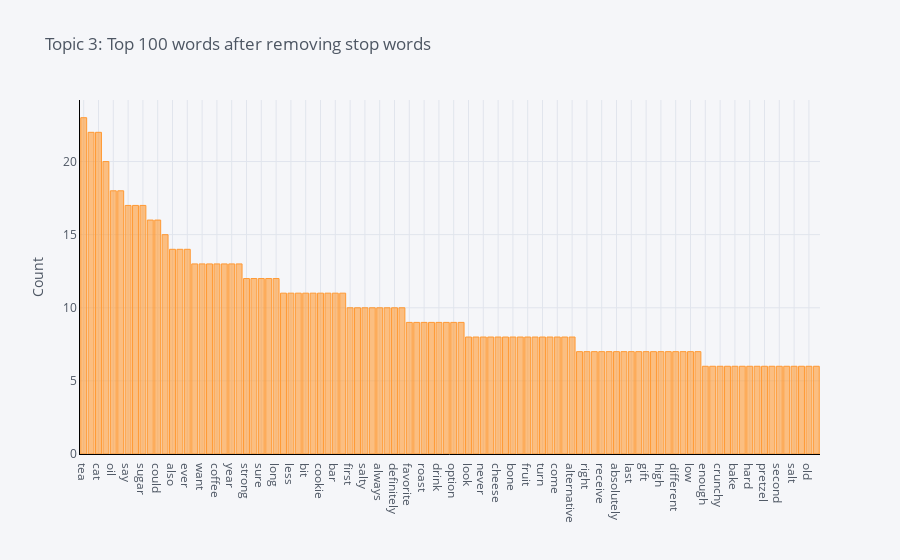

The code cell stored with this chart in its notebook:
### Code cell
plot_model(hdp, plot = 'frequency', topic_num = 'Topic 3')

### Figure 1 — Plotly figure (JSON) as saved in the notebook; plotly's stock layout.template omitted (floating-point values rounded to 4 significant figures)
{"data": [{"marker": {"color": "rgba(255, 153, 51, 0.6)", "line": {"color": "rgba(255, 153, 51, 1.0)", "width": 1}}, "name": "count", "orientation": "v", "text": "", "type": "bar", "x": ["tea", "time", "cat", "think", "oil", "price", "say", "kid", "sugar", "purchase", "could", "stuff", "also", "expensive", "ever", "bag", "want", "order", "coffee", "chocolate", "year", "bad", "strong", "energy", "sure", "bottle", "long", "day", "less", "bring", "bit", "work", "cookie", "little", "bar", "free", "first", "item", "salty", "know", "always", "family", "definitely", "much", "favorite", "thing", "roast", "brand", "drink", "cup", "option", "smell", "look", "need", "never", "quite", "cheese", "way", "bone", "cheap", "fruit", "box", "turn", "water", "come", "close", "alternative", "wrong", "right", "treat", "receive", "version", "absolutely", "chip", "last", "feel", "gift", "healthy", "high", "compare", "different", "case", "low", "many", "enough", "body", "crunchy", "become", "bake", "pulp", "hard", "fact", "pretzel", "actually", "second", "least", "salt", "market", "old", "husband"], "y": [23, 22, 22, 20, 18, 18, 17, 17, 17, 16, 16, 15, 14, 14, 14, 13, 13, 13, 13, 13, 13, 13, 12, 12, 12, 12, 12, 11, 11, 11, 11, 11, 11, 11, 11, 11, 10, 10, 10, 10, 10, 10, 10, 10, 9, 9, 9, 9, 9, 9, 9, 9, 8, 8, 8, 8, 8, 8, 8, 8, 8, 8, 8, 8, 8, 8, 8, 7, 7, 7, 7, 7, 7, 7, 7, 7, 7, 7, 7, 7, 7, 7, 7, 7, 6, 6, 6, 6, 6, 6, 6, 6, 6, 6, 6, 6, 6, 6, 6, 6]}], "layout": {"legend": {"bgcolor": "#F5F6F9", "font": {"color": "#4D5663"}}, "paper_bgcolor": "#F5F6F9", "plot_bgcolor": "#F5F6F9", "title": {"font": {"color": "#4D5663"}, "text": "Topic 3: Top 100 words after removing stop words"}, "xaxis": {"gridcolor": "#E1E5ED", "linecolor": "black", "showgrid": true, "tickfont": {"color": "#4D5663"}, "title": {"font": {"color": "#4D5663"}, "text": ""}, "zerolinecolor": "#E1E5ED"}, "yaxis": {"gridcolor": "#E1E5ED", "linecolor": "black", "showgrid": true, "tickfont": {"color": "#4D5663"}, "title": {"font": {"color": "#4D5663"}, "text": "Count"}, "zerolinecolor": "#E1E5ED"}}}
